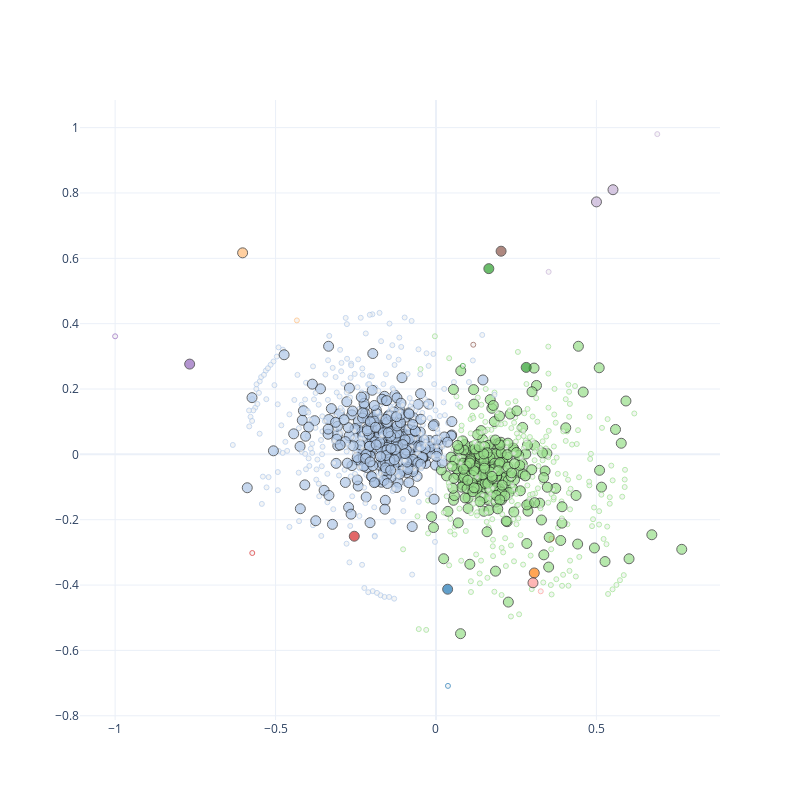

Notebook code cell kept with this figure:
### Markdown cell above
Please make sure that your jupyter lab or notebook has an extention for plotly. See [the instruction](https://plotly.com/python/getting-started/) to install the extention.

With conda, run

```bash
conda install nodejs
conda install jupyterlab "ipywidgets=7.5"
jupyter labextension install jupyterlab-plotly@4.10.0
jupyter labextension install @jupyter-widgets/jupyterlab-manager plotlywidget@4.10.0
```

### Code cell
dhover_text = {
    row["id"]: "Leaning: {class}".format(**row) for i, row in node_table.iterrows()
}
fig = cpnet.utils.draw_interactive(G, c, x, hover_text=hover_text, node_size=5)
fig.show()

### Figure 1 — Plotly figure (JSON) as saved in the notebook; plotly's stock layout.template omitted (floating-point values rounded to 4 significant figures; data arrays with more than 128 entries replaced by an {"elided": "..."} marker saying what was removed)
{"data": [{"hoverlabel": {"namelength": 0}, "hovertemplate": "%{hovertext}", "hovertext": {"elided": "1222 str values"}, "marker": {"color": {"elided": "1222 str values"}, "line": {"color": {"elided": "1222 str values"}, "width": 1}, "size": {"elided": "1222 int values"}, "sizeref": 0.2, "symbol": {"elided": "1222 str values"}}, "mode": "markers", "type": "scatter", "x": {"elided": "1222 float values"}, "y": {"elided": "1222 float values"}}], "layout": {"autosize": false, "height": 800, "width": 800, "xaxis": {"autorange": true, "range": [-1.109, 0.8853], "type": "linear"}, "yaxis": {"autorange": true, "range": [-0.8129, 1.085], "type": "linear"}}}
